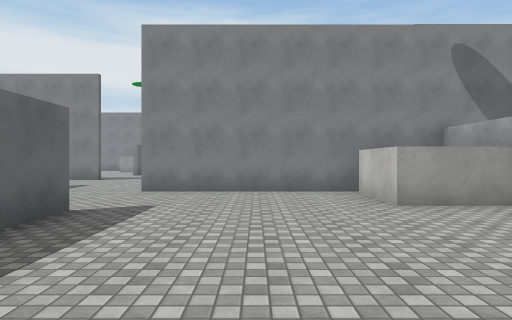
View 1 (above)

24 first-person views from a walk through a scene from a Unity 3-D project. The camera is 1.4 m above the floor, looks level and sees 75° across. The floor is counted in squares, 2 m on a side. Each view is taken from the middle of a square. On the plan, view 1 faces up. The plan holds only what a view shows up to about 10 squares ahead; the rest is blank. The place goes on beyond the plan. The player character is not drawn. Surface patterns are stand-ins for the level's own textures.

View 2
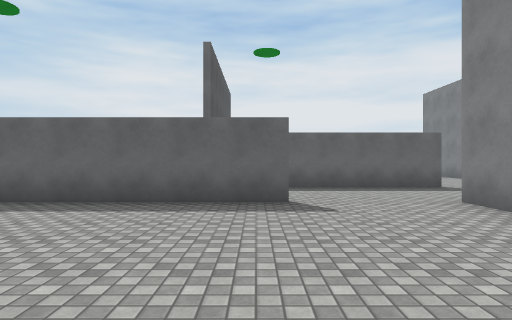

View 3
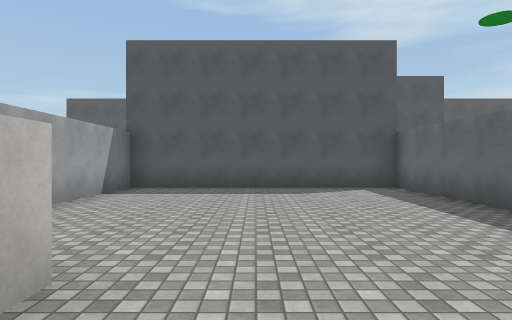

View 4
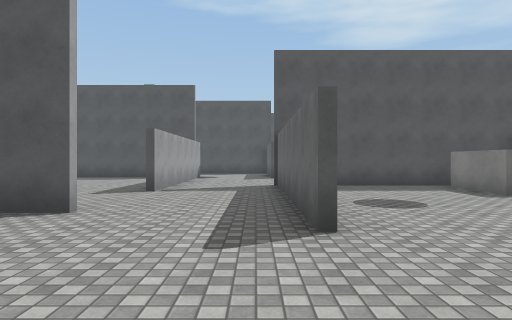

View 5
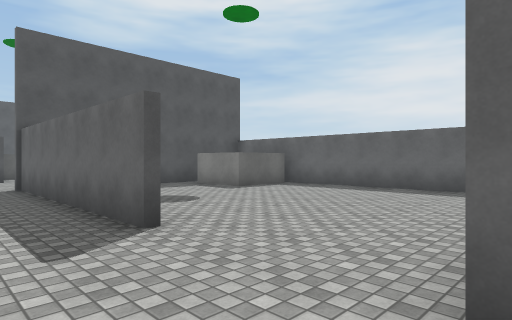

View 6
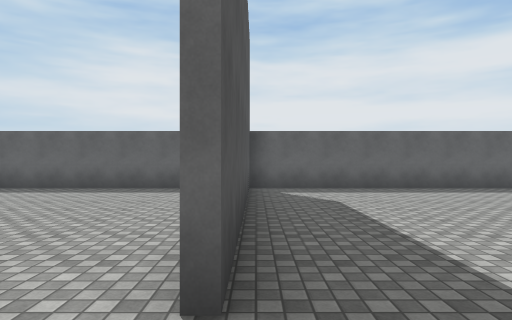

View 7
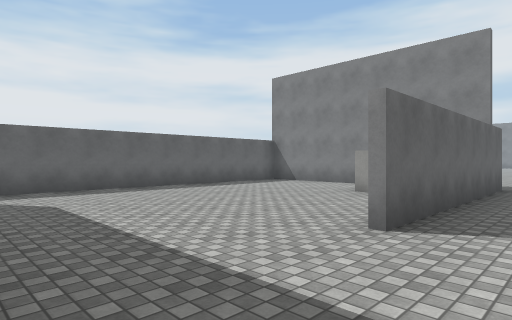

View 8
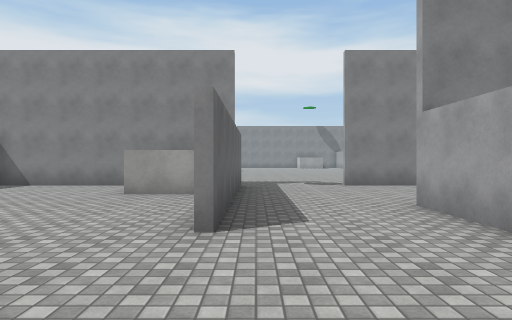

View 9
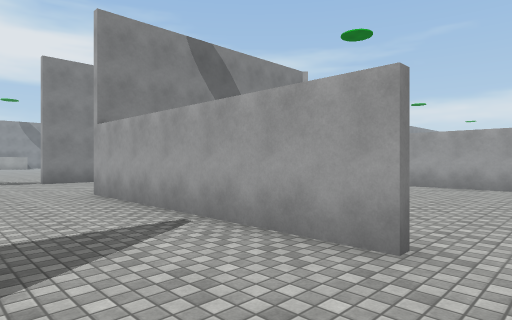

View 10
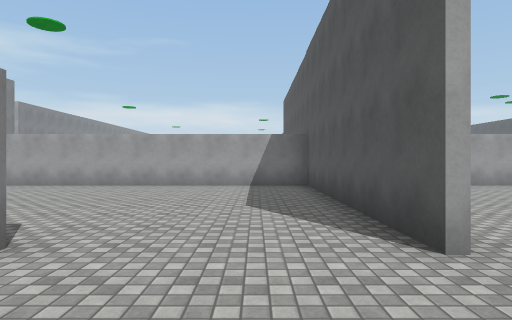

View 11
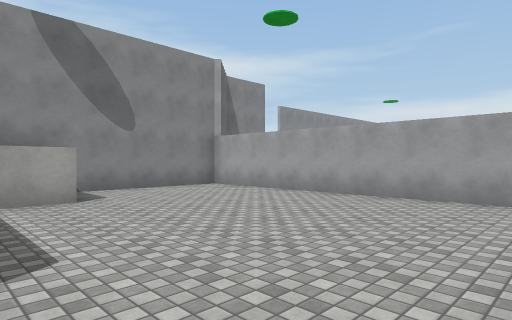

View 12
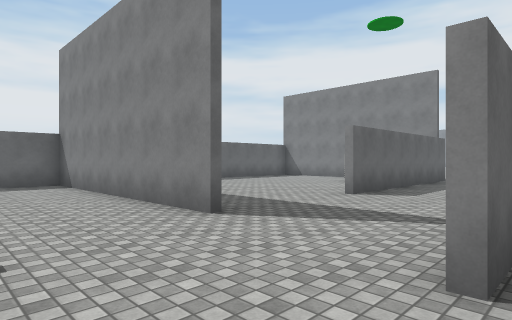

View 13
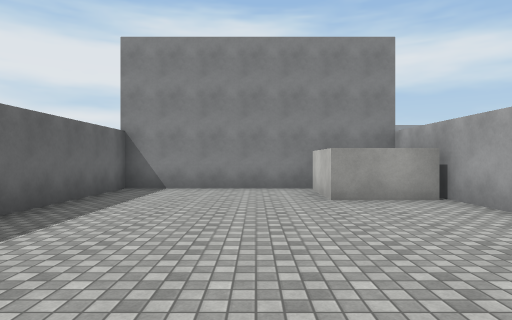

View 14
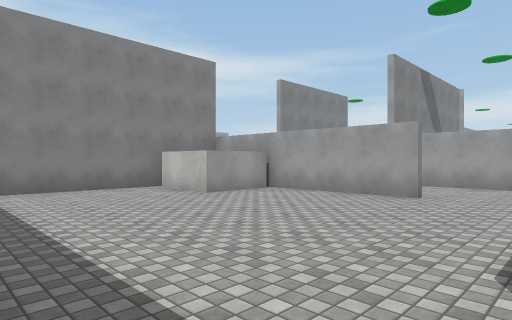

View 15
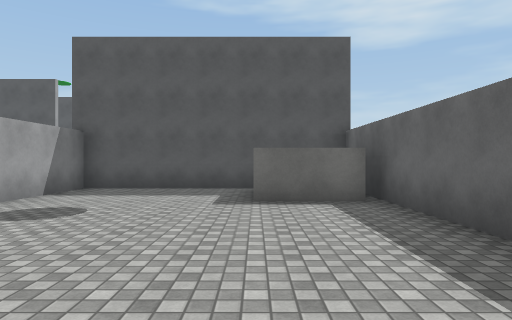

View 16
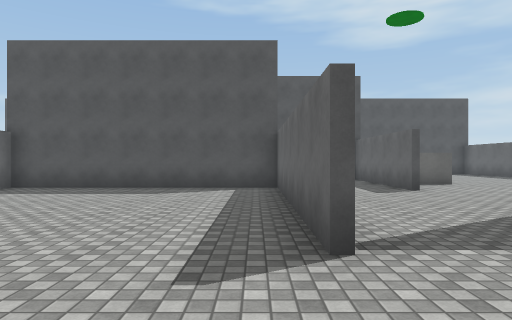

View 17
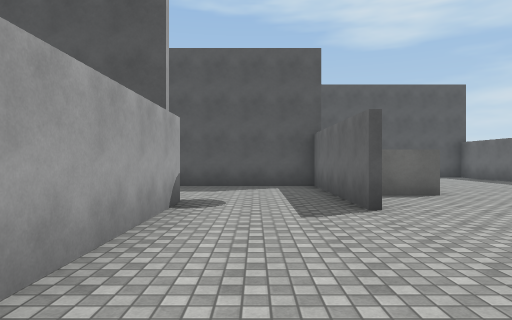

View 18
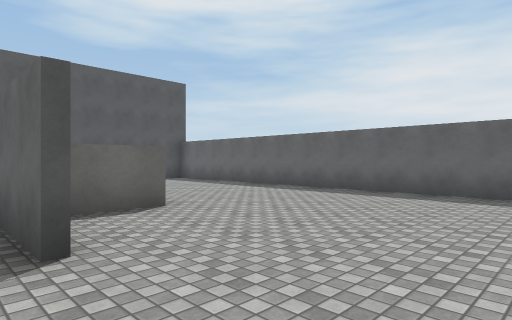

View 19
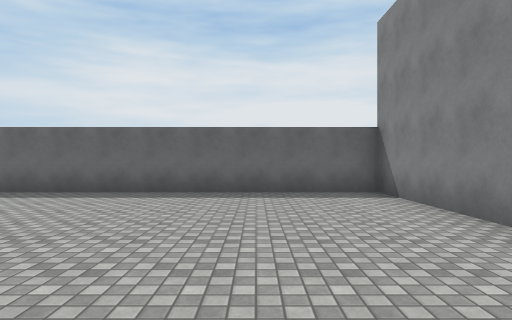

View 20
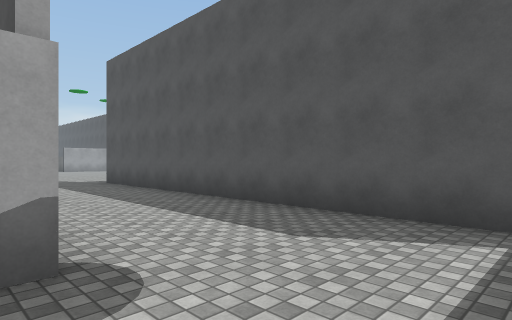

View 21
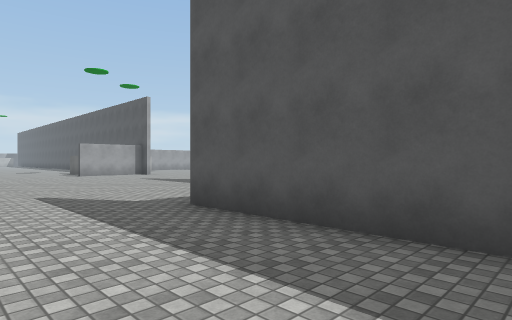

View 22
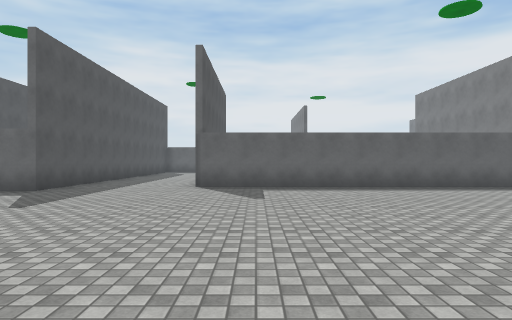

View 23
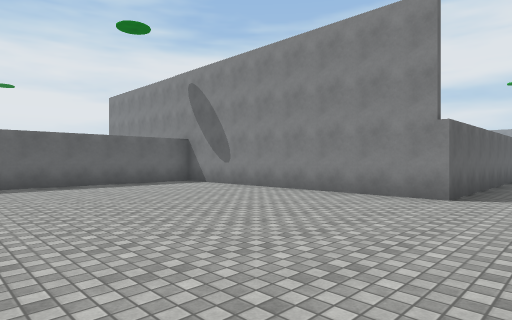

View 24
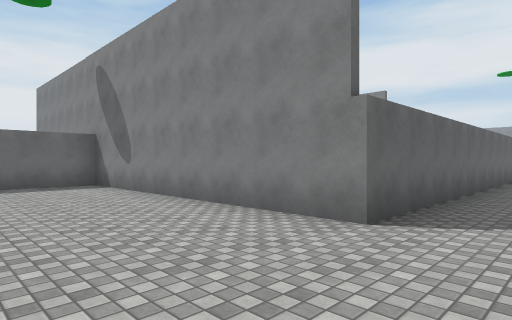

### Floor plan
Ten units are one square. View 1 is at (0, 0); x grows to the right and y downward. Boxes are objects, and circles mark ways between rooms. Rooms are numbered by the first view taken in them; rooms with no view inside come last. Other rooms are left out.
<svg viewBox="-127 -217 255 277">
<path fill="none" stroke="#000" d="M-56 -89 -56 -26M-55 -117 -121 -117M-25 -109 -25 -156M-56 -151 -56 -192M-118 -118 -55 -118M-25 -46 -25 14 42 14 42 -31M-119 -54 -100 -54 -100 -35M-27 -25 -27 -45M-104 -28 -58 -28 -58 -56M24 -74 -26 -74M-58 -188 -77 -188 -77 -208M40 -51 22 -51 22 -70M-74 -212 -122 -212 -122 -42M-1 -150 -12 -150M-24 -118 -24 -109M42 -76 42 -169 4 -169M-26 -76 44 -76M-78 26 -62 26M-84 -27 -122 -27 -122 55M-27 4 -27 -25M44 -76 44 16M-27 16 -27 4M-56 6 -56 50 54 50 54 55M123 -165 123 -74 44 -74"/>
<circle cx="-20" cy="-95" r="3" fill="#2a7"/>
<circle cx="-45" cy="-35" r="3" fill="#2a7"/>
<circle cx="-45" cy="10" r="3" fill="#2a7"/>
<text x="-60" y="-100">1</text>
<text x="10" y="-120">2</text>
<text x="-90" y="10">3</text>
<text x="80" y="-20">4</text>
</svg>
Room 1 opens to room 2. Room 1 opens to room 3. Room 3 opens to room 4.

Where each view was taken, in squares from view 1:
view 1: 0 up, 0 right, facing up
view 2: 4 up, 3 right, facing left
view 3: 7 up, 1 right, facing down
view 4: 12 up, 5 left, facing down
view 5: 12 up, 4 left, facing down-left
view 6: 12 up, 4 left, facing left
view 7: 12 up, 4 left, facing up-left
view 8: 12 up, 5 left, facing up
view 9: 10 up, 5 left, facing up-right
view 10: 9 up, 5 left, facing right
view 11: 9 up, 2 left, facing up-right
view 12: 9 up, 2 left, facing up-left
view 13: 13 up, 9 left, facing up
view 14: 13 up, 12 left, facing up-right
view 15: 11 up, 10 left, facing down
view 16: 7 up, 2 left, facing down
view 17: 4 up, 4 left, facing down
view 18: 2 up, 5 left, facing down-left
view 19: 0 up, 5 left, facing left
view 20: 1 down, 5 left, facing down-right
view 21: 2 down, 1 right, facing down-right
view 22: 0 up, 13 right, facing left
view 23: 1 up, 14 right, facing up-left
view 24: 4 up, 14 right, facing up-left
